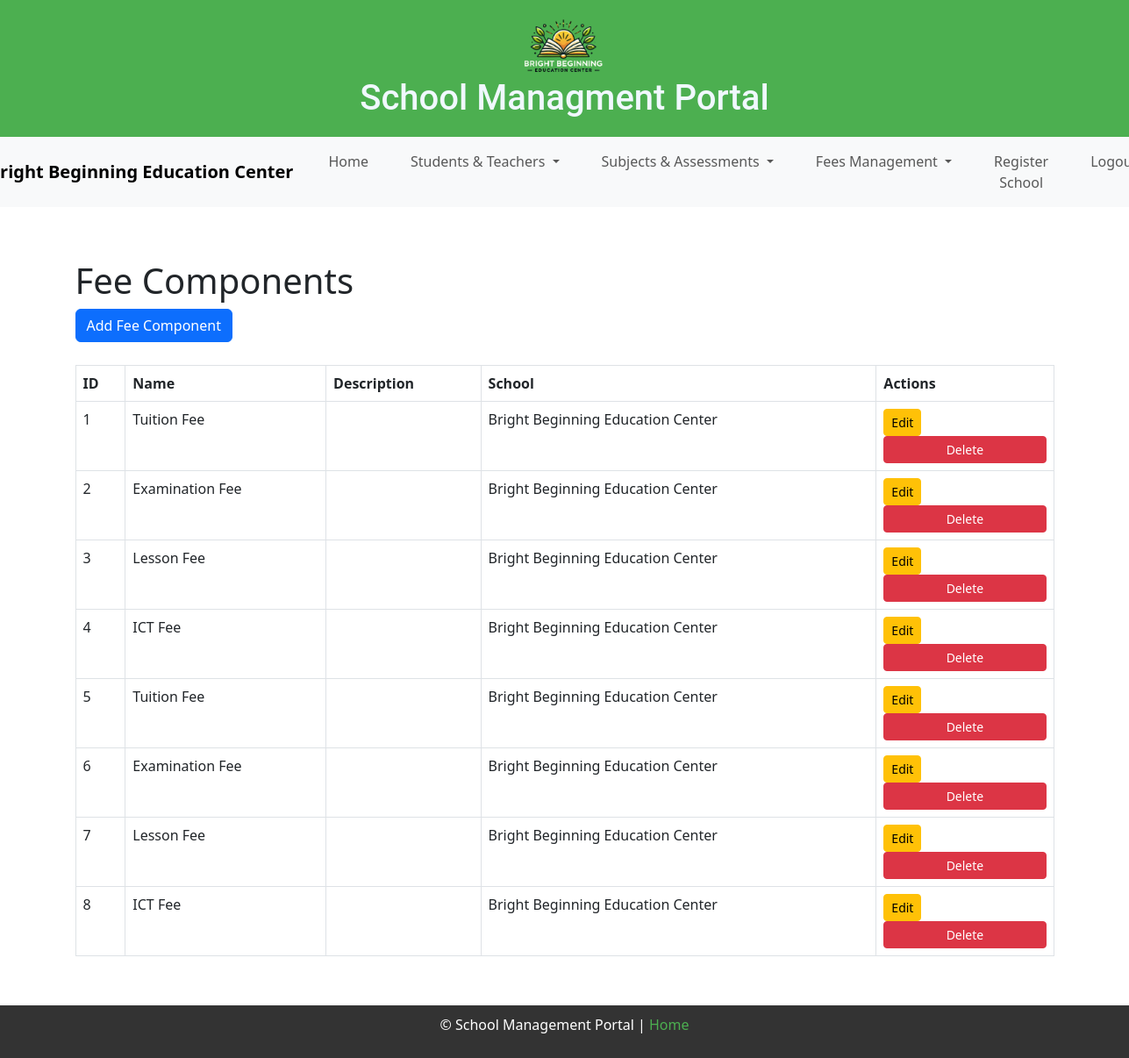
/fee_components (signed in), run on an earlier commit of the app's database.
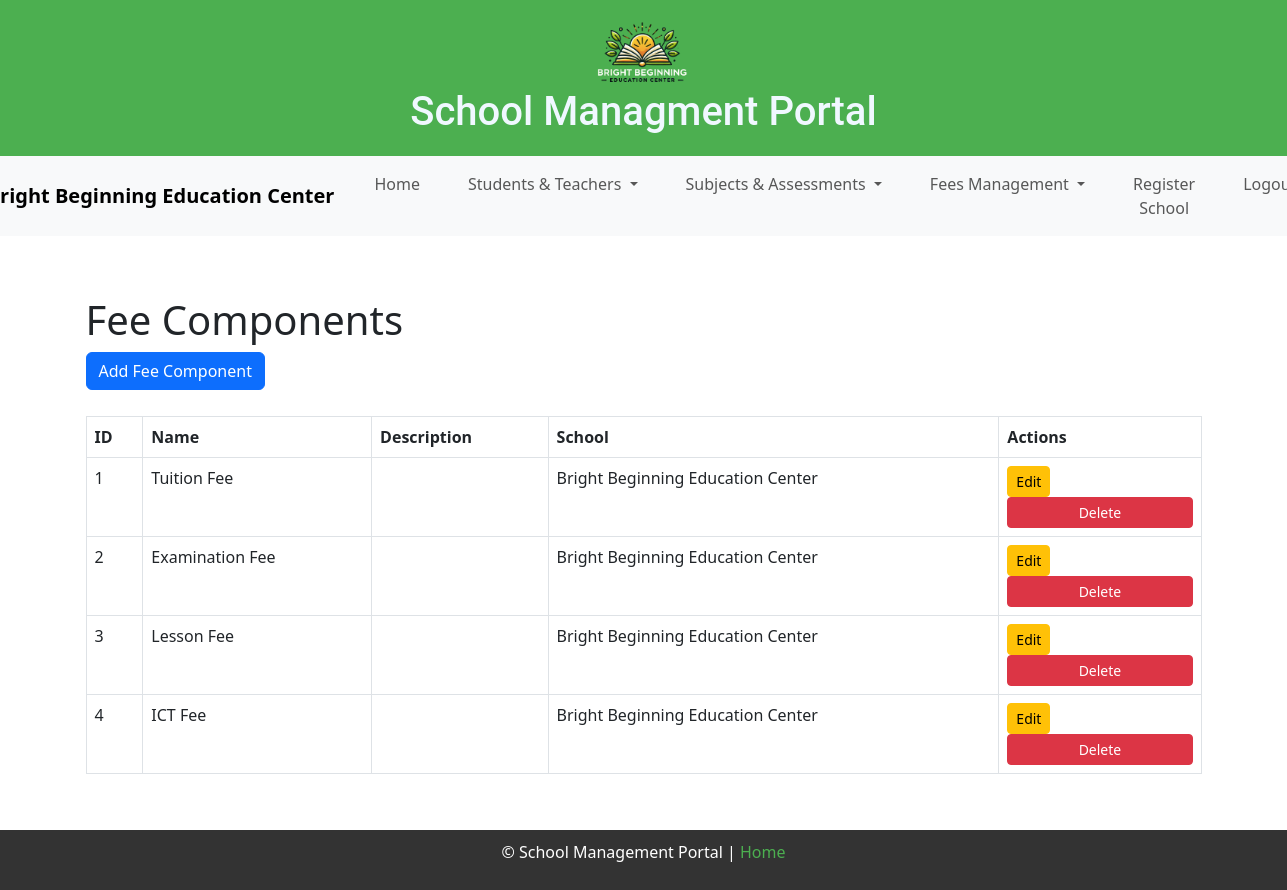
And on a later commit of the database.
### models.py (models this page shows)
class School(db.Model):
    __tablename__ = 'schools'
    id = db.Column(db.Integer, primary_key=True)
    name = db.Column(db.String(100), unique=True, nullable=False)
    registration_code = db.Column(db.String(50), unique=True, nullable=False) # New!
    address = db.Column(db.String(255), nullable=True)
    email = db.Column(db.String(100), unique=True, nullable=False)
    phone_number = db.Column(db.String(15), nullable=True)
    website = db.Column(db.String(100), nullable=True)
    school_logo = db.Column(db.String(255), nullable=True)
    users = db.relationship('User', backref='school', lazy=True, cascade="all, delete-orphan")
    students = db.relationship('Student', backref='school', lazy=True, cascade="all, delete-orphan")
    teachers = db.relationship('Teacher', backref='school', lazy=True, cascade="all, delete-orphan")
    classes = db.relationship('Class', backref='school', lazy=True, cascade="all, delete-orphan")
    subjects = db.relationship('Subject', backref='school', lazy=True, cascade="all, delete-orphan")
    fee_components = db.relationship('FeeComponent', backref='school', lazy=True, cascade="all, delete-orphan")
    assessment_types = db.relationship('AssessmentType', backref='school', lazy=True, cascade="all, delete-orphan")

class FeeComponent(db.Model):
    __tablename__ = 'fee_components'
    id = db.Column(db.Integer, primary_key=True)
    name = db.Column(db.String(100), nullable=False)
    description = db.Column(db.Text, nullable=True)
    school_id = db.Column(db.Integer, db.ForeignKey('schools.id'), nullable=False)
    academic_year = db.Column(db.String(10), nullable=False) # Add academic year
    term = db.Column(db.String(20), nullable=False) # Add term
    class_fee_components = db.relationship('ClassFeeComponent', backref='fee_component', lazy=True, cascade="all, delete-orphan")  # Corrected relationship name

### routes.py (the view)
@main.route('/fee_components')
@login_required
def fee_components():
    if not current_user.school_id:
        flash("No school linked to your account.", "danger")
        return redirect(url_for('main.index'))
    school_id = current_user.school_id  # Get logged-in user's school
    components = FeeComponent.query.filter_by(school_id=school_id).all()
    return render_template('fee_components.html', components=components)

### main.py (called while the page is built)
@app.before_request
def before_request():
    g.current_user = current_user

### models.py (called while the page is built)
    @login_manager.user_loader
    def load_user(user_id):
        return User.query.get(int(user_id))

### routes.py (called while the page is built)
@main.before_request
def load_school_details():
    if current_user.is_authenticated:
        if 'school_name' not in session or 'school_logo' not in session:
            school = School.query.get(current_user.school_id)
            if school:
                g.school_name = school.name
                g.school_logo = school.school_logo if school.school_logo else 'static/uploads/default-logo.png'
                session['school_name'] = g.school_name
                session['school_logo'] = g.school_logo  # Store in session
        else:
            g.school_name = session['school_name']
            g.school_logo = session['school_logo']
    else:
        g.school_name = "School Management Portal"
        g.school_logo = "uploads/default-logo.png"

### templates/fee_components.html (shortened to what this page needs)
{% extends "base.html" %}
{% block content %}
    <h1>Fee Components</h1>
    <a href="{{ url_for('main.add_fee_component') }}" class="btn btn-primary mb-3">Add Fee Component</a>
    <table class="table table-bordered">
        <thead>
            <tr>
                <th>ID</th>
                <th>Name</th>
                <th>Description</th>
                <th>School</th>
                <th>Actions</th>
            </tr>
        </thead>
        <tbody>
            {% for component in components %}
                <tr>
                    <td>{{ component.id }}</td>
                    <td>{{ component.name }}</td>
                    <td>{{ component.description }}</td>
                    <td>{{ component.school.name }}</td>
                    <td>
                        <a href="{{ url_for('main.edit_fee_component', id=component.id) }}" class="btn btn-sm btn-warning">Edit</a>
                        <form action="{{ url_for('main.delete_fee_component', id=component.id) }}" method="POST" style="display:inline;">
                            <button type="submit" class="btn btn-sm btn-danger" onclick="return confirm('Are you sure you want to delete this fee component?')">Delete</button>
                        </form>
                    </td>
                </tr>
            {% endfor %}
        </tbody>
    </table>
{% endblock %}

### templates/base.html (shortened to what this page needs)
<!DOCTYPE html>
<html lang="en">
<head>
    <link rel="stylesheet" href="{{ url_for('static', filename='style.css') }}">
    <link href="https://cdn.jsdelivr.net/npm/bootstrap@5.3.0-alpha3/dist/css/bootstrap.min.css" rel="stylesheet">
    <link href="https://cdn.jsdelivr.net/npm/select2@4.1.0-rc.0/dist/css/select2.min.css" rel="stylesheet" />
</head>
<body>
    <header>
        <div class="logo">
            <a href="{{ url_for('main.index') }}">
                <img src="{{ url_for('main.uploaded_file', filename=g.school_logo.split('/')[-1]) }}"
                     alt="School Logo"
                     width="100" height="auto">
            </a>
        </div>
        <h1 class="title1" style="color:aliceblue; font-family: 'Roboto', sans-serif;">School Managment Portal</h1>
    </header>
    {% include 'navigation.html' %}
    <div class="container">
        {% block content %}{% endblock %}
    </div>
    <footer>
        <p>&copy; {{ year }} School Management Portal | <a href="{{ url_for('main.index') }}">Home</a></p>
    </footer>
</body>
</html>

### templates/navigation.html (shortened to what this page needs)
<nav class="navbar navbar-expand-lg navbar-light bg-light">
    <div class="container-fluid justify-content-center">
        <a class="navbar-brand" href="{{ url_for('main.dashboard') }}">
            {% if g.school_name %}
                {{ g.school_name }}
            {% else %}
                School Managment Portal
            {% endif %}
        </a>
        <div class="collapse navbar-collapse justify-content-center" id="navbarNavDropdown">
            <ul class="navbar-nav">
                <li class="nav-item">
                    <a class="nav-link {% if request.endpoint == 'main.index' %}active{% endif %}" href="{{ url_for('main.index') }}">Home</a>
                </li>
                {% if current_user.is_authenticated %}
                    {% if current_user.role == 'admin' %}
                        <li class="nav-item dropdown">
                            <a class="nav-link dropdown-toggle " href="#" id="studentsTeachersDropdown" role="button" data-bs-toggle="dropdown" aria-expanded="false">
                                Students & Teachers
                            </a>
                        </li>
                        <li class="nav-item dropdown">
                            <a class="nav-link dropdown-toggle " href="#" id="subjectsAssessmentsDropdown" role="button" data-bs-toggle="dropdown" aria-expanded="false">
                                Subjects & Assessments
                            </a>
                        </li>
                        <li class="nav-item dropdown">
                            <a class="nav-link dropdown-toggle {% if request.endpoint in ['main.fees'] %}active{% endif %}" href="#" id="feesManagementDropdown" role="button" data-bs-toggle="dropdown" aria-expanded="false">
                                Fees Management
                            </a>
                        </li>
                        <li class="nav-item">
                            <a class="nav-link {% if request.endpoint == 'main.register_school' %}active{% endif %}" href="{{ url_for('main.register_school') }}">Register School</a>
                        </li>
                    {% elif current_user.role == 'student' %}
                        <li class="nav-item">
                            <a class="nav-link {% if request.endpoint == 'main.dashboard' %}active{% endif %}" href="{{ url_for('main.dashboard') }}">Student Dashboard</a>
                        </li>
                    {% endif %}
                    <li class="nav-item">
                        <a class="nav-link" href="{{ url_for('main.logout') }}">Logout</a>
                    </li>
                {% else %}
                    <li class="nav-item">
                        <a class="nav-link {% if request.endpoint == 'main.login' %}active{% endif %}" href="{{ url_for('main.index') }}">Login</a>
                    </li>
                {% endif %}
            </ul>
        </div>
    </div>
</nav>

### static/style.css (style rules this page uses)
html, body { margin: 0; padding: 0; height: 100%; font-family: Arial, sans-serif; display: flex; flex-direction: column; }
header { background-color: #4CAF50; color: white; padding: 20px 0; text-align: center; }
header h1 { margin: 0; font-size: 2.5rem; }
.container { flex: 1; padding: 20px; }
footer { background-color: #333; color: white; text-align: center; padding: 10px 20px; position: relative; }
footer a { color: #4CAF50; text-decoration: none; }
nav { background-color: #333; color: white; padding: 1em; text-align: center; }
nav a { color: white; margin: 0 1em; text-decoration: none; }
.container { margin: 20px; }
table { width: 100%; border-collapse: collapse; margin-top: 10px; }
table, th, td { border: 1px solid #ddd; padding: 8px; }
th { background-color: #f2f2f2; font-weight: bold; }
form { margin: 0; }
form button { background-color: #333; color: white; padding: 10px 15px; border: none; border-radius: 4px; cursor: pointer; font-size: 16px; width: 100%; }
.navbar { margin-bottom: 20px; }
.navbar-brand { font-weight: bold; }

### templates/base.html (style rules this page uses)
header { background-repeat: no-repeat; background-size: cover; }

What changed in the data, as far as the page shows it:
removed FeeComponent: id "5", name "Tuition Fee", school.name "Bright Beginning Education Center"
removed FeeComponent: id "6", name "Examination Fee", school.name "Bright Beginning Education Center"
removed FeeComponent: id "7", name "Lesson Fee", school.name "Bright Beginning Education Center"
removed FeeComponent: id "8", name "ICT Fee", school.name "Bright Beginning Education Center"
